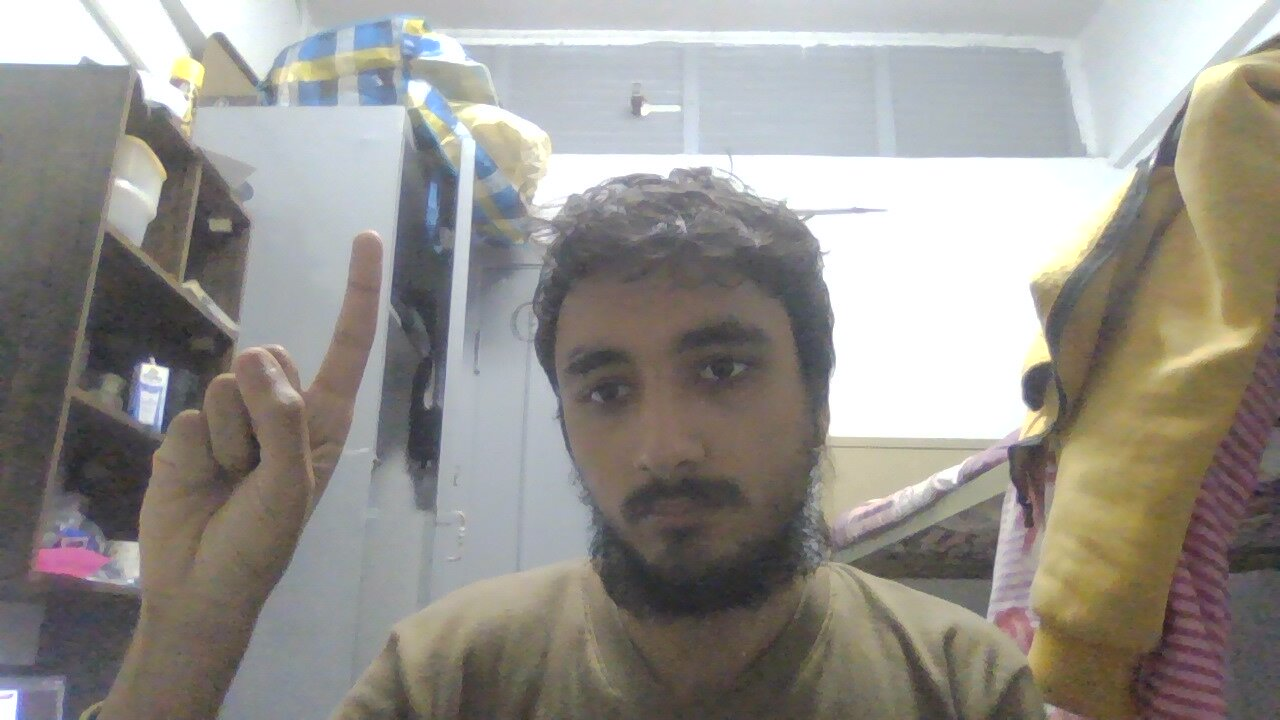
#> input picture images/image8.jpeg, 1280 x 720 px
$ python detect_hand.py
#> lines starting #> are read from the running program, lines starting #| are printed output that depends on the picture; after the words box and inside, x2 and y2 are one past the last pixel; in counts of white or black regions, pixels touching at a corner belong together
#> further down, img is the input picture: shape (720, 1280, 3); mean R, G, B 149, 145.7, 140.4
from commonfunctions import *
import numpy as np
from skimage.morphology import binary_opening, binary_dilation, binary_erosion, skeletonize
import cv2 as cv
import os
import random
import mediapipe as mp

# get threshold value


# [22 lines left out: functions calcThreshold, avgThreshold, getGlobalThreshold, not called in this run]


def get_image_with_skin_color(img):
    R = img[:, :, 0]
    G = img[:, :, 1]
    B = img[:, :, 2]
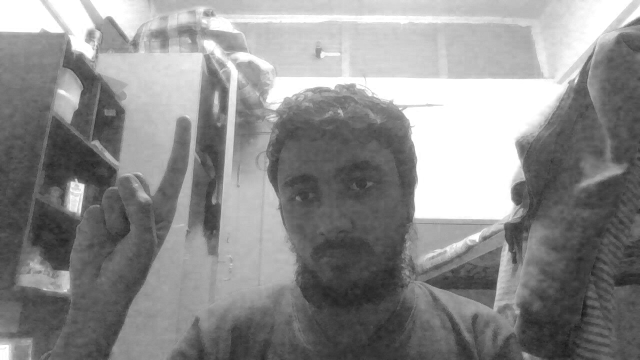
#> B: shape (720, 1280) (shown at 1/2 size); min 19, max 255, mean 140.4
    Y = 0.299 * R + 0.587 * G + 0.114 * B
    Cb = (B - Y) * 0.564 + 128
    Cr = (R - Y) * 0.713 + 128
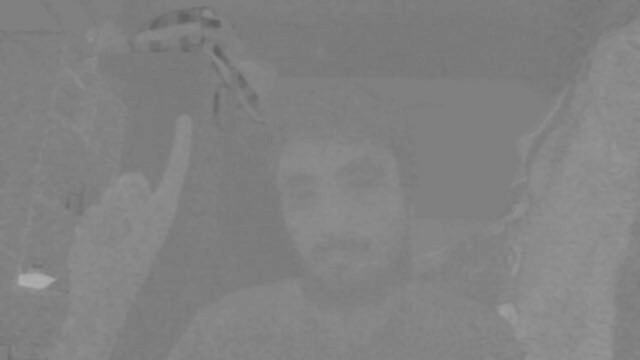
#> Cr: shape (720, 1280) float64 (shown at 1/2 size); min 93.63, max 177.3, mean 130.1
    outImg = (Cb >= 77) * (Cb <= 127) * (Cr >= 133) * (Cr <= 180)
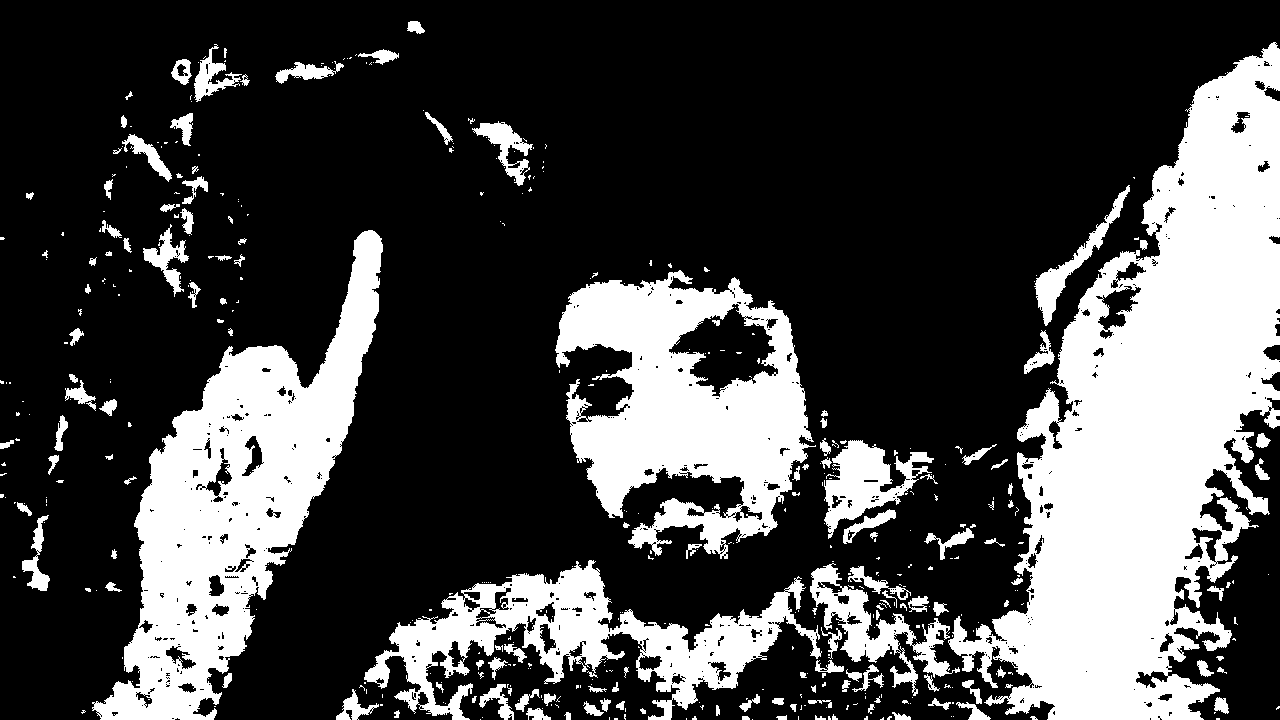
#> outImg: shape (720, 1280) bool; 28% white; 467 white regions (324 under 20 px), largest, box (x1, y1, x2, y2) and area: (948, 42, 1280, 720) 110176, (92, 230, 383, 720) 51934, (555, 270, 816, 559) 40238
    return outImg


def enhance_image(img):
    se = np.array([[0, 1, 0], [1, 1, 1], [0, 1, 0]]).astype('uint8')
    enhanced_image = np.array(img).astype('uint8')
    enhanced_image = cv.dilate(
        enhanced_image, se, iterations=15
    )
#> enhanced_image: shape (720, 1280); values 0 (black) and 1 (white), 51.8% white; 36 black regions (7 under 20 px), largest, box (x1, y1, x2, y2) and area: (0, 0, 1280, 720) 398247, (0, 275, 220, 720) 31098, (1231, 519, 1280, 720) 6011
    enhanced_image = cv.erode(
        enhanced_image, se, iterations=15
    )
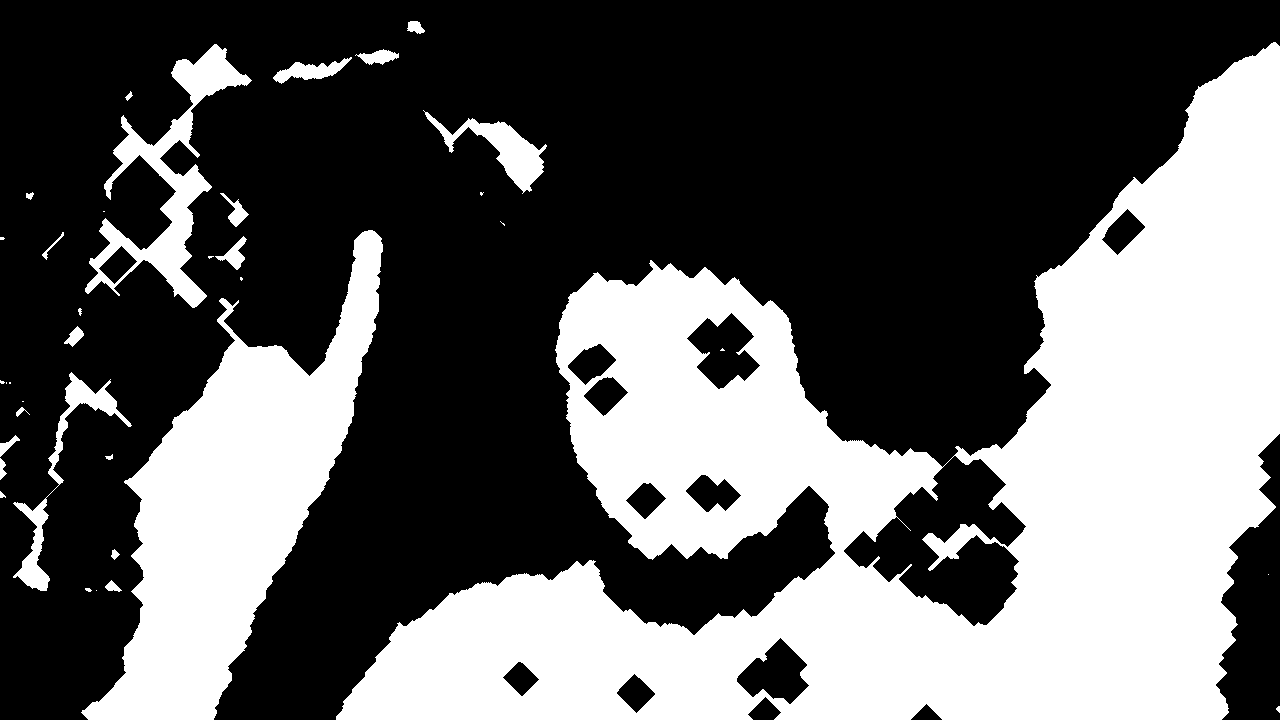
#> enhanced_image: shape (720, 1280); values 0 (black) and 1 (white), 37.8% white; 37 white regions (14 under 20 px), largest, box (x1, y1, x2, y2) and area: (336, 42, 1280, 720) 270303, (81, 230, 383, 720) 58565, (85, 44, 252, 308) 10225
    return enhanced_image


def captureHand(binaryImg, mainImg):
    contours = find_contours(binaryImg,  fully_connected='high')
#> contours = 51 point arrays, longest 3598 points
    for contour in contours:
        Ymin = int(np.min(contour[:, 1]))
        Ymax = int(np.max(contour[:, 1]))
        Xmin = int(np.min(contour[:, 0]))
        Xmax = int(np.max(contour[:, 0]))
        if Xmax - Xmin >= 80 and Ymax - Ymin >= 80:
            detectedImage = np.array(mainImg[Xmin:Xmax, Ymin:Ymax])
            mp_hands = mp.solutions.hands
            hand = mp_hands.Hands()
            result = hand.process(detectedImage)
            if result.multi_hand_landmarks:
                return np.array(binaryImg[Xmin:Xmax, Ymin:Ymax])
#> this loop made 2 passes
#> (Ymin, Ymax, Xmin, Xmax) on passes 1 to 2: (406, 424, 20, 33), (335, 1279, 41, 719)
#> pass 2, in captureHand, `detectedImage = np.array(mainImg[Xmin:Xmax, Ymin:Ymax])`:
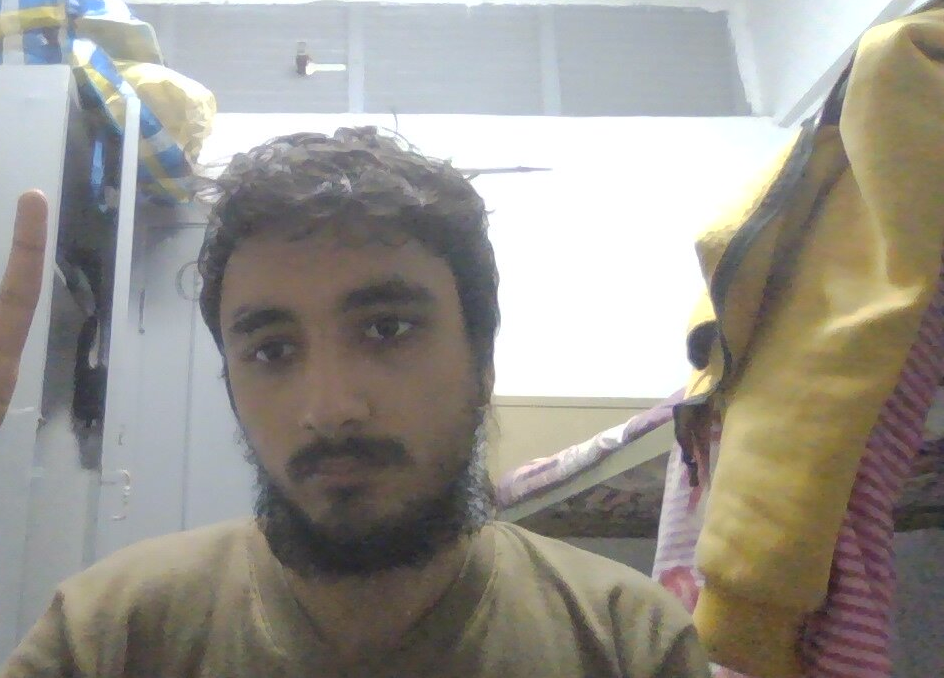
#> detectedImage: shape (678, 944, 3); mean R, G, B 152, 148.1, 140.9
    return None


def detectHand(img):
    outImg = get_image_with_skin_color(img)
    enhanced_image = enhance_image(outImg)
    hand = captureHand(enhanced_image, img)
    return hand

img = io.imread('./images/image8.jpeg')
show_images([detectHand(img)])
#> (the call stopped at in captureHand, `hand = mp_hands.Hands()`: mediapipe is not available in this run)

$ run again, with images/image10.jpeg copied over images/image8.jpeg
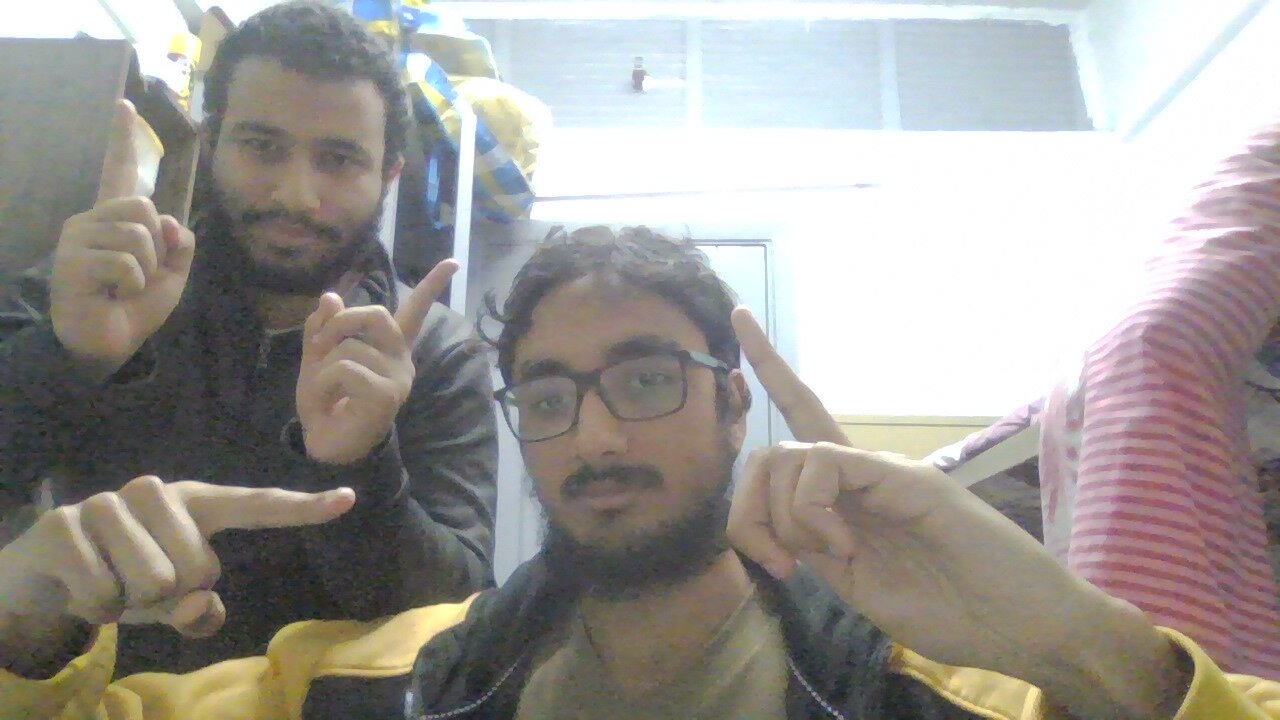
#> input picture images/image10.jpeg, 1280 x 720 px
#> img is the input picture: shape (720, 1280, 3); mean R, G, B 157.2, 153.7, 149.2
#> in get_image_with_skin_color, `outImg = (Cb >= 77) * (Cb <= 127) * (Cr >= 133) * (Cr <= 180)`:
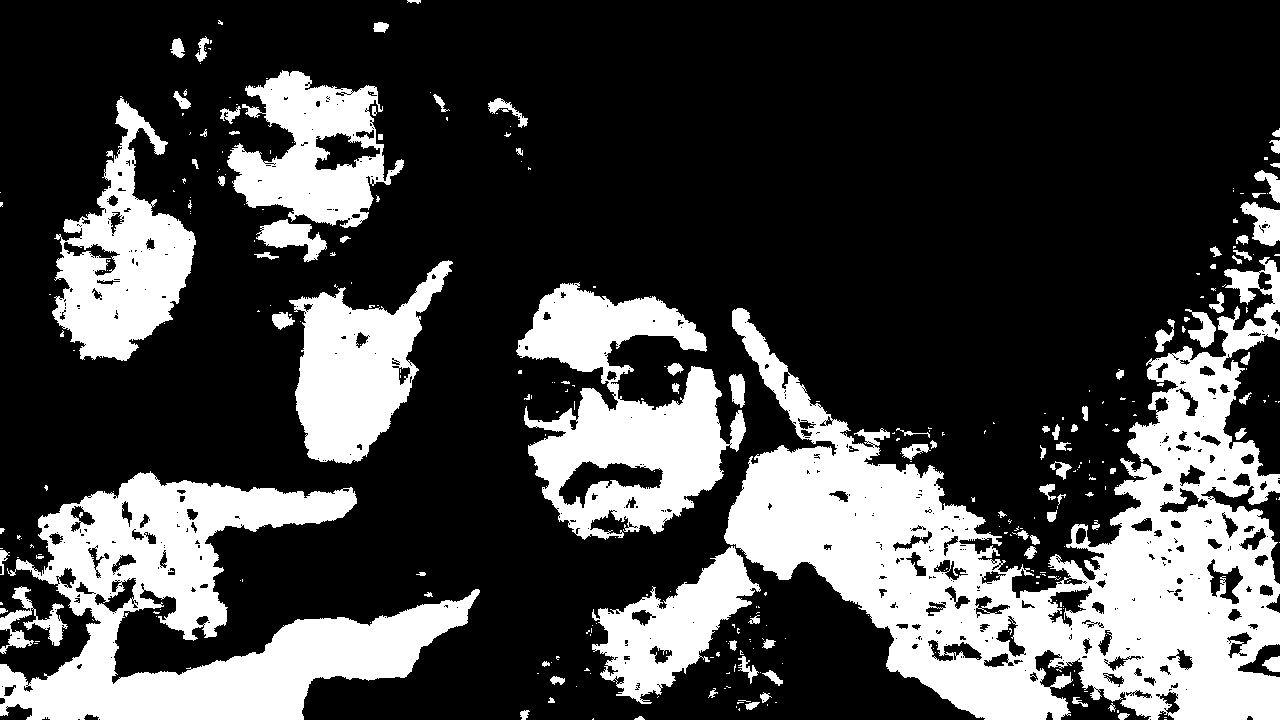
#> outImg: shape (720, 1280) bool; 27.6% white; 343 white regions (245 under 20 px), largest, box (x1, y1, x2, y2) and area: (724, 257, 1280, 720) 102163, (0, 471, 480, 720) 50791, (516, 282, 746, 540) 28711
#> contours = 38 point arrays, longest 3764 points
#> the loop in captureHand, `for contour in contours:` made 4 passes
#> (Ymin, Ymax, Xmin, Xmax) on passes 1 to 4: (406, 420, 0, 3), (169, 222, 19, 63), (372, 388, 21, 32), (188, 403, 69, 261)
#> after the loop in captureHand, `for contour in contours:`:
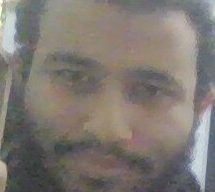
#> detectedImage: shape (192, 215, 3); mean R, G, B 126.4, 120.2, 113.9

$ run again, with images/image11.jpeg copied over images/image8.jpeg
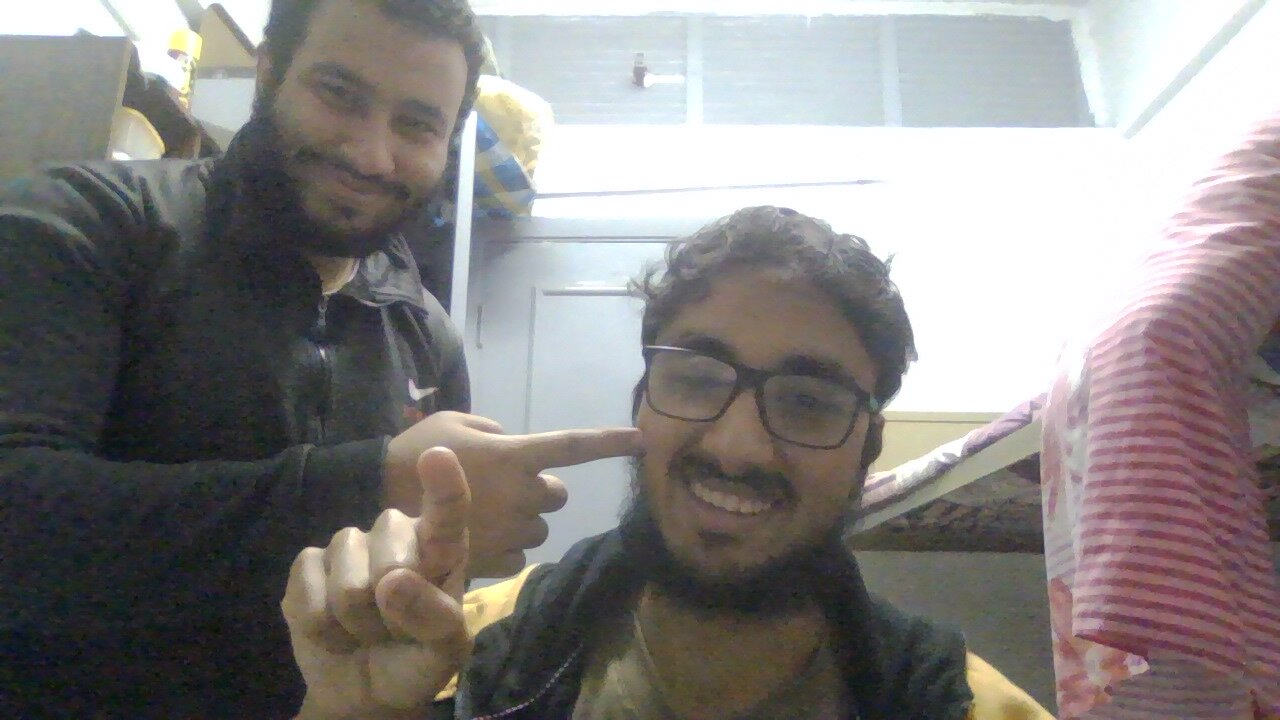
#> input picture images/image11.jpeg, 1280 x 720 px
#> img is the input picture: shape (720, 1280, 3); mean R, G, B 134.8, 131.2, 130.2
#> in get_image_with_skin_color, `outImg = (Cb >= 77) * (Cb <= 127) * (Cr >= 133) * (Cr <= 180)`:
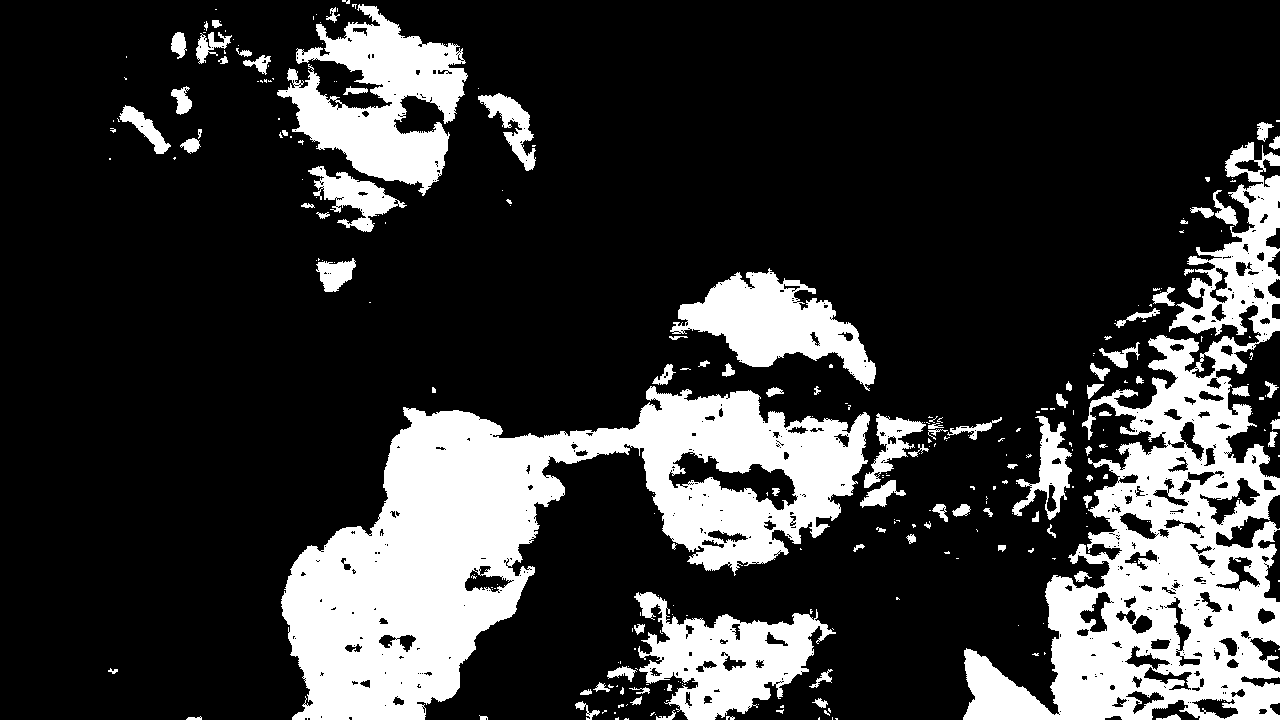
#> outImg: shape (720, 1280) bool; 22% white; 296 white regions (200 under 20 px), largest, box (x1, y1, x2, y2) and area: (281, 386, 870, 720) 79796, (963, 142, 1280, 720) 63253, (277, 4, 468, 196) 17327
#> contours = 30 point arrays, longest 3926 points
#> the loop in captureHand, `for contour in contours:` made 1 pass
#> (Ymin, Ymax, Xmin, Xmax) on pass 1: (170, 535, 0, 231)
#> pass 1, in captureHand, `detectedImage = np.array(mainImg[Xmin:Xmax, Ymin:Ymax])`:
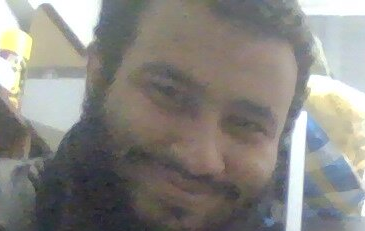
#> detectedImage: shape (231, 365, 3); mean R, G, B 136.4, 134.2, 129.8
